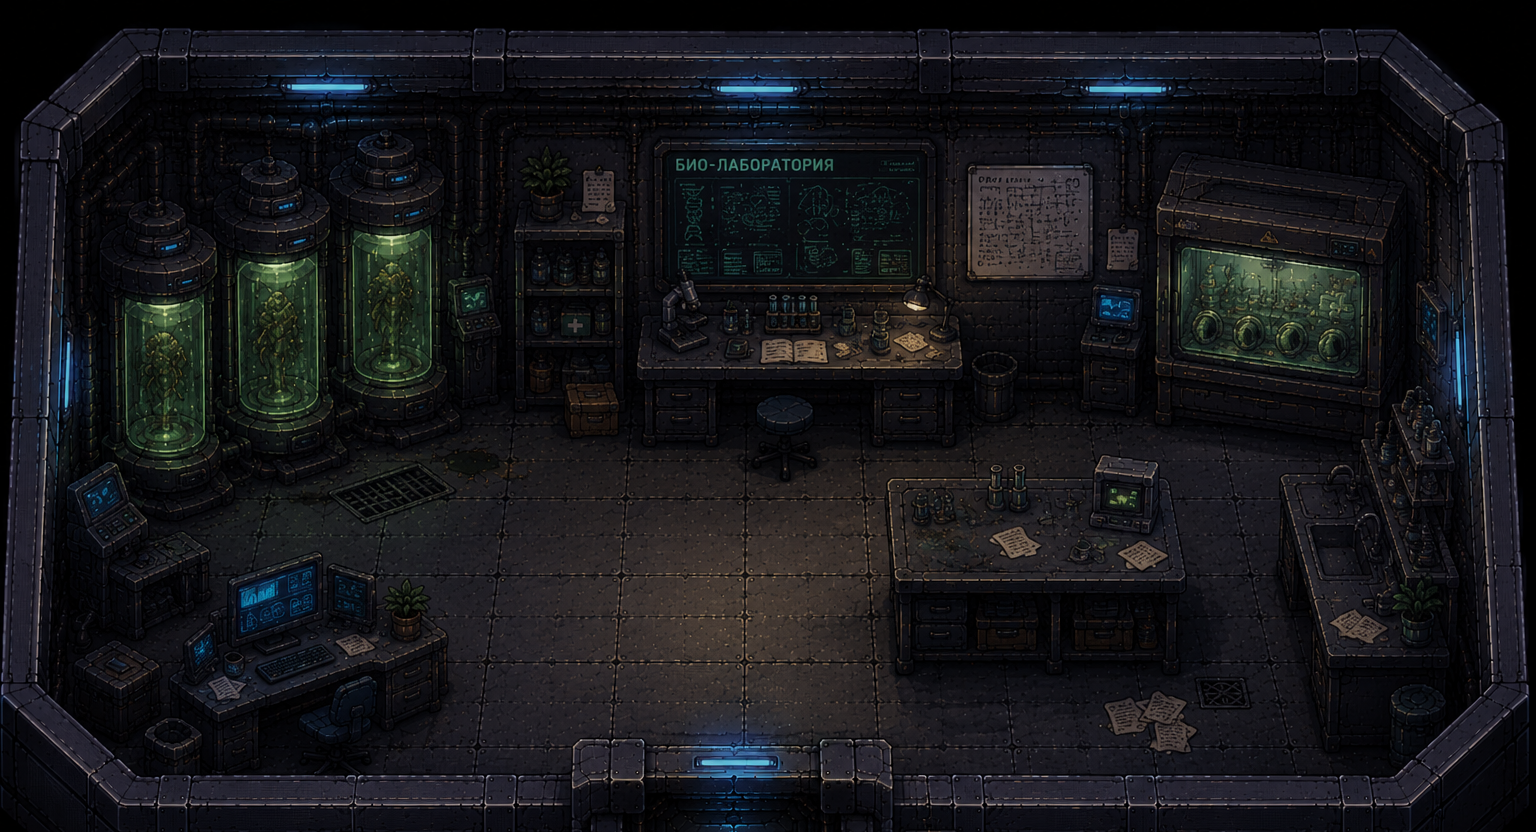

A level layout from a 2D game, rendered from its tile map. Below: a short description, then the map file with its tile-grid data intact:
An orthogonal 48x26 tile map with 32x32 px tiles, 1 tile layer (Слой тайлов 1) and 1 object (exit5).

<map version="1.10" tiledversion="1.12.1" orientation="orthogonal" renderorder="right-down" width="48" height="26" tilewidth="32" tileheight="32" infinite="0" nextlayerid="3" nextobjectid="2">
 <tileset firstgid="1" name="k5" tilewidth="32" tileheight="32" tilecount="1536" columns="48">
  <image source="k5.png" width="1536" height="1024" />
 </tileset>
 <layer id="1" name="Слой тайлов 1" width="48" height="26">
  <data encoding="csv">
1,2,3,4,5,6,7,8,9,10,11,12,13,14,15,16,17,18,19,20,21,22,23,24,25,26,27,28,29,30,31,32,33,34,35,36,37,38,39,40,41,42,43,44,45,46,47,48,
49,50,51,52,53,54,55,56,57,58,59,60,61,62,63,64,65,66,67,68,69,70,71,72,73,74,75,76,77,78,79,80,81,82,83,84,85,86,87,88,89,90,91,92,93,94,95,96,
97,98,99,100,101,102,103,104,105,106,107,108,109,110,111,112,113,114,115,116,117,118,119,120,121,122,123,124,125,126,127,128,129,130,131,132,133,134,135,136,137,138,139,140,141,142,143,144,
145,146,147,148,149,150,151,152,153,154,155,156,157,158,159,160,161,162,163,164,165,166,167,168,169,170,171,172,173,174,175,176,177,178,179,180,181,182,183,184,185,186,187,188,189,190,191,192,
193,194,195,196,197,198,199,200,201,202,203,204,205,206,207,208,209,210,211,212,213,214,215,216,217,218,219,220,221,222,223,224,225,226,227,228,229,230,231,232,233,234,235,236,237,238,239,240,
241,242,243,244,245,246,247,248,249,250,251,252,253,254,255,256,257,258,259,260,261,262,263,264,265,266,267,268,269,270,271,272,273,274,275,276,277,278,279,280,281,282,283,284,285,286,287,288,
289,290,291,292,293,294,295,296,297,298,299,300,301,302,303,304,305,306,307,308,309,310,311,312,313,314,315,316,317,318,319,320,321,322,323,324,325,326,327,328,329,330,331,332,333,334,335,336,
337,338,339,340,341,342,343,344,345,346,347,348,349,350,351,352,353,354,355,356,357,358,359,360,361,362,363,364,365,366,367,368,369,370,371,372,373,374,375,376,377,378,379,380,381,382,383,384,
385,386,387,388,389,390,391,392,393,394,395,396,397,398,399,400,401,402,403,404,405,406,407,408,409,410,411,412,413,414,415,416,417,418,419,420,421,422,423,424,425,426,427,428,429,430,431,432,
433,434,435,436,437,438,439,440,441,442,443,444,445,446,447,448,449,450,451,452,453,454,455,456,457,458,459,460,461,462,463,464,465,466,467,468,469,470,471,472,473,474,475,476,477,478,479,480,
481,482,483,484,485,486,487,488,489,490,491,492,493,494,495,496,497,498,499,500,501,502,503,504,505,506,507,508,509,510,511,512,513,514,515,516,517,518,519,520,521,522,523,524,525,526,527,528,
529,530,531,532,533,534,535,536,537,538,539,540,541,542,543,544,545,546,547,548,549,550,551,552,553,554,555,556,557,558,559,560,561,562,563,564,565,566,567,568,569,570,571,572,573,574,575,576,
577,578,579,580,581,582,583,584,585,586,587,588,589,590,591,592,593,594,595,596,597,598,599,600,601,602,603,604,605,606,607,608,609,610,611,612,613,614,615,616,617,618,619,620,621,622,623,624,
625,626,627,628,629,630,631,632,633,634,635,636,637,638,639,640,641,642,643,644,645,646,647,648,649,650,651,652,653,654,655,656,657,658,659,660,661,662,663,664,665,666,667,668,669,670,671,672,
673,674,675,676,677,678,679,680,681,682,683,684,685,686,687,688,689,690,691,692,693,694,695,696,697,698,699,700,701,702,703,704,705,706,707,708,709,710,711,712,713,714,715,716,717,718,719,720,
721,722,723,724,725,726,727,728,729,730,731,732,733,734,735,736,737,738,739,740,741,742,743,744,745,746,747,748,749,750,751,752,753,754,755,756,757,758,759,760,761,762,763,764,765,766,767,768,
769,770,771,772,773,774,775,776,777,778,779,780,781,782,783,784,785,786,787,788,789,790,791,792,793,794,795,796,797,798,799,800,801,802,803,804,805,806,807,808,809,810,811,812,813,814,815,816,
817,818,819,820,821,822,823,824,825,826,827,828,829,830,831,832,833,834,835,836,837,838,839,840,841,842,843,844,845,846,847,848,849,850,851,852,853,854,855,856,857,858,859,860,861,862,863,864,
865,866,867,868,869,870,871,872,873,874,875,876,877,878,879,880,881,882,883,884,885,886,887,888,889,890,891,892,893,894,895,896,897,898,899,900,901,902,903,904,905,906,907,908,909,910,911,912,
913,914,915,916,917,918,919,920,921,922,923,924,925,926,927,928,929,930,931,932,933,934,935,936,937,938,939,940,941,942,943,944,945,946,947,948,949,950,951,952,953,954,955,956,957,958,959,960,
961,962,963,964,965,966,967,968,969,970,971,972,973,974,975,976,977,978,979,980,981,982,983,984,985,986,987,988,989,990,991,992,993,994,995,996,997,998,999,1000,1001,1002,1003,1004,1005,1006,1007,1008,
1009,1010,1011,1012,1013,1014,1015,1016,1017,1018,1019,1020,1021,1022,1023,1024,1025,1026,1027,1028,1029,1030,1031,1032,1033,1034,1035,1036,1037,1038,1039,1040,1041,1042,1043,1044,1045,1046,1047,1048,1049,1050,1051,1052,1053,1054,1055,1056,
1057,1058,1059,1060,1061,1062,1063,1064,1065,1066,1067,1068,1069,1070,1071,1072,1073,1074,1075,1076,1077,1078,1079,1080,1081,1082,1083,1084,1085,1086,1087,1088,1089,1090,1091,1092,1093,1094,1095,1096,1097,1098,1099,1100,1101,1102,1103,1104,
1105,1106,1107,1108,1109,1110,1111,1112,1113,1114,1115,1116,1117,1118,1119,1120,1121,1122,1123,1124,1125,1126,1127,1128,1129,1130,1131,1132,1133,1134,1135,1136,1137,1138,1139,1140,1141,1142,1143,1144,1145,1146,1147,1148,1149,1150,1151,1152,
1153,1154,1155,1156,1157,1158,1159,1160,1161,1162,1163,1164,1165,1166,1167,1168,1169,1170,1171,1172,1173,1174,1175,1176,1177,1178,1179,1180,1181,1182,1183,1184,1185,1186,1187,1188,1189,1190,1191,1192,1193,1194,1195,1196,1197,1198,1199,1200,
1201,1202,1203,1204,1205,1206,1207,1208,1209,1210,1211,1212,1213,1214,1215,1216,1217,1218,1219,1220,1221,1222,1223,1224,1225,1226,1227,1228,1229,1230,1231,1232,1233,1234,1235,1236,1237,1238,1239,1240,1241,1242,1243,1244,1245,1246,1247,1248
</data>
 </layer>
 <objectgroup id="2" name="exit">
  <object id="1" name="exit5" x="627.273" y="718.182" width="200" height="115.152" />
 </objectgroup>
</map>
